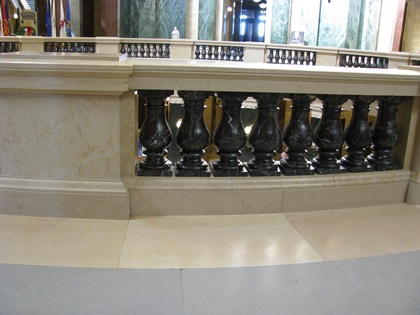
%> input picture Core Panorama Code/data_images/IMG_0079.JPG, 420 x 315 px, shrunk from 1600 x 1200 before the run; its folder holds 4 pictures in this run
$ octave Pano_main.m   (GNU Octave 9; MATLAB toolbox functions it lacks are replaced by stand-ins)
%> lines starting %> are read from the running program, lines starting %| are printed output that depends on the picture
### Core Panorama Code/sortFiles.m
function [cs,index] = sortFiles(c,mode)
    if nargin < 2
        mode = 'ascend';
    end

    modes = strcmpi(mode,{'ascend','descend'});
    is_descend = modes(2);
    if ~any(modes)
        error('sort_nat:sortDirection',...
            'sorting direction must be ''ascend'' or ''descend''.')
    end

    c2 = regexprep(c,'\d+','0');

    s1 = char(c2);
    z = s1 == '0';

    [digruns,first,last] = regexp(c,'\d+','match','start','end');

    num_str = length(c);
    max_len = size(s1,2);
    num_val = NaN(num_str,max_len);
    num_dig = NaN(num_str,max_len);
    for i = 1:num_str
        num_val(i,z(i,:)) = sscanf(sprintf('%s ',digruns{i}{:}),'%f');
        num_dig(i,z(i,:)) = last{i} - first{i} + 1;
    end

    activecols = reshape(find(~all(isnan(num_val))),1,[]);
    n = length(activecols);

    numcols = activecols + (1:2:2*n);

    ndigcols = numcols + 1;

    charcols = true(1,max_len + 2*n);
    charcols(numcols) = false;
    charcols(ndigcols) = false;

    comp = zeros(num_str,max_len + 2*n);
    comp(:,charcols) = double(s1);
    comp(:,numcols) = num_val(:,activecols);
    comp(:,ndigcols) = num_dig(:,activecols);

    [unused,index] = sortrows(comp);
    if is_descend
        index = index(end:-1:1);
    end
    index = reshape(index,size(c));
    cs = c(index);

### Core Panorama Code/cy_proj_simple.m
%This function takes in the raw image and the camera parameters and
% creates the cylindrical projection which is then input to the SIFT
% matcher
%--------------------------------------------------------------------------
%   Modifiers: Anmol Mohanty
%   CS 766 - Assignment 2 | Panorama
%--------------------------------------------------------------------------
function out = cy_proj_simple(image, f, k1, k2)

ydim=size(image, 1);
xdim=size(image, 2);

xc=xdim/2;
yc=ydim/2;

% Standard affair for creating the cylindrical projection from 3D scene
for y=1:ydim
    for x=1:xdim
        theta = (x - xc)/f;
        h = (y - yc)/f;
        xcap = sin(theta);
        ycap = h;
        zcap = cos(theta);
        xn = xcap / zcap;
        yn = ycap / zcap;
        r = xn^2 + yn^2;

        xd = xn * (1 + k1 * r + k2 * r^2);
        yd = yn * (1 + k1 * r + k2 * r^2);

        ximg = floor(f * xd + xc);
        yimg = floor(f * yd + yc);

        if (ximg > 0 && ximg <= xdim && yimg > 0 && yimg <= ydim)
            out(y, x, :) = [image(yimg, ximg, 1) image(yimg, ximg, 2) image(yimg, ximg, 3)];
        end

    end
end

### Core Panorama Code/SIFTmatch.m
% Performs a SIFT matching between im1 and im2.
% Returns The lists of matched points for both images.
% mode=1: use previously calculated matches
% show=false won't visualize the matches

%--------------------------------------------------------------------------
%   Author: Anmol Mohanty
%   CS 766 - Assignment 2 | Panorama
%--------------------------------------------------------------------------

function [points1, points2] = SIFTmatch(im1, im2, mode, show)
if nargin < 4, show = false;
end

if nargin >= 3 && mode == 1
    load previous_points points1 points2
else

    % Get matching SIFT keypoints
    [loc1,loc2,matchidxs]=mymatch( rgb2gray(im1), rgb2gray(im2), show );

    % Initialize point vectors
    points1 = loc1(find(matchidxs>0),1:2);
    points2 = loc2(nonzeros(matchidxs),1:2);
    points1 = points1(:,[2 1]);
    points2 = points2(:,[2 1]);

    % Remove duplicate points
    pts=unique([points1 points2], 'rows');
    points1 = pts(:,[1 2]);
    points2 = pts(:,[3 4]);

    save previous_points points1 points2

end

end

### Core Panorama Code/Pano_main.m
%This is the main start file, it takes as in input the directory where all
%the images are stored and sticthes them to generate the panorama
%--------------------------------------------------------------------------
%   Author: Anmol Mohanty
%   CS 766 - Assignment 2 | Panorama
%--------------------------------------------------------------------------

%%

inDir='data_images';
srcFiles = dir(strcat(inDir,'/*.jpg'));

%keyboard;

[~,order] = sortFiles({srcFiles.name});
srcFiles = srcFiles(order);

count=0;
mkdir('final_panorama_images');

%%
    for i = 1:2:length(srcFiles) % stitch 2 files at once in a loop until all files done
            count=count+1;
            temp=i+1;
            if(temp<=length(srcFiles))
            inFilename1 = strcat(inDir,'/',srcFiles(i).name); % absorb the 2 file  names
           % keyboard;
            inFilename2 = strcat(inDir,'/',srcFiles(i+1).name);

           %keyboard;
            im1 = imread(inFilename1);
%> im1 is the input picture: size 315x420x3 uint8; mean R, G, B 137.9, 133.5, 122.6
            %break;
            %count=count+1;
            im2 = imread(inFilename2);
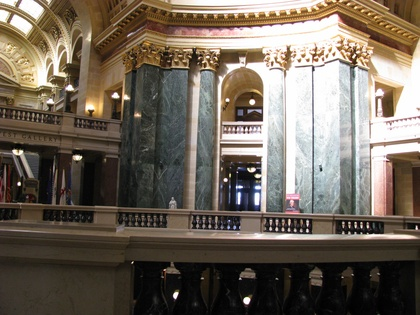
%> input picture Core Panorama Code/data_images/IMG_0080.JPG, 420 x 315 px, shrunk from 1600 x 1200 before the run
%> im2 is the input picture: size 315x420x3 uint8; mean R, G, B 112.1, 101.8, 89.7
           %keyboard;

            end
           %keyboard;

       %end

%% Debugging purposes
% [10 lines of commented-out code are left out]

%%
%Camera Parameters
f=782.05069;
k1=-0.22892;
k2=0.27797;

im1c = cy_proj_simple(im1, f, k1, k2);
%> after the loop in cy_proj_simple, `for y=1:ydim`:
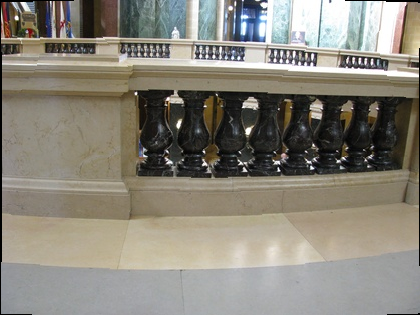
%> out: size 315x420x3 uint8; mean R, G, B 137, 132.6, 121.8
im2c = cy_proj_simple(im2, f, k1, k2);
%> call 2 of cy_proj_simple, with f = 782.1, k1 = -0.229, k2 = 0.278
%> after the loop in cy_proj_simple (call 2), `for y=1:ydim`:
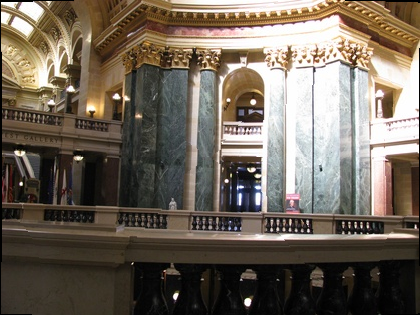
%> out: size 315x420x3 uint8; mean R, G, B 111.3, 101, 89

%% sift features | Core SUFTMatch algo
%keyboard
[pts1 pts2] = SIFTmatch( im1c, im2c, 1, 0 );
%> the run ends on the next line
